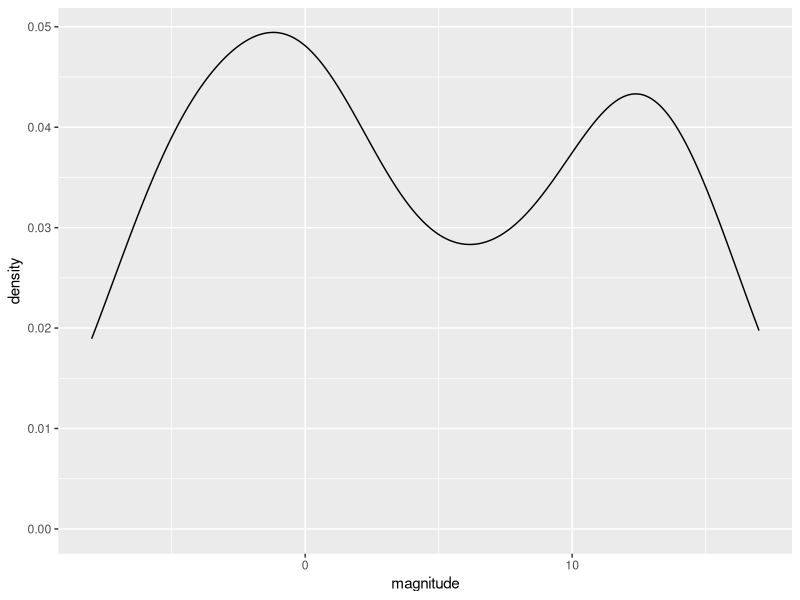
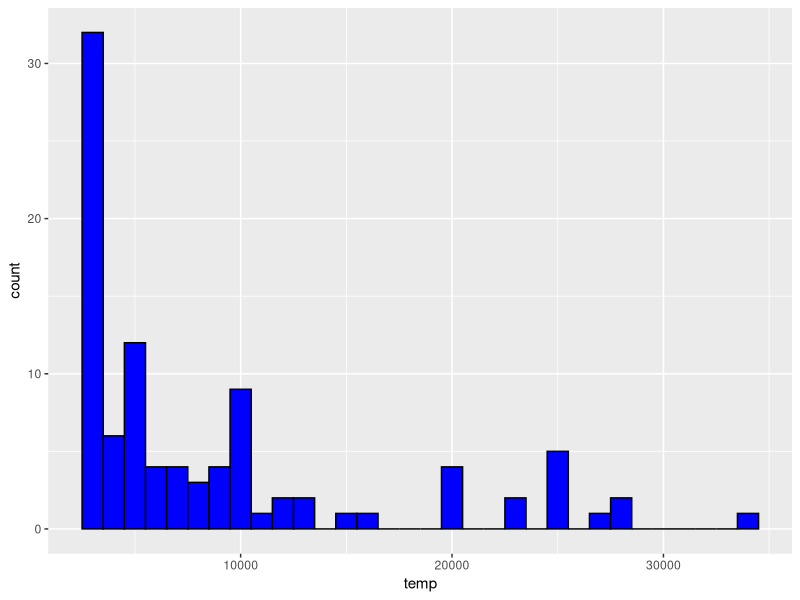
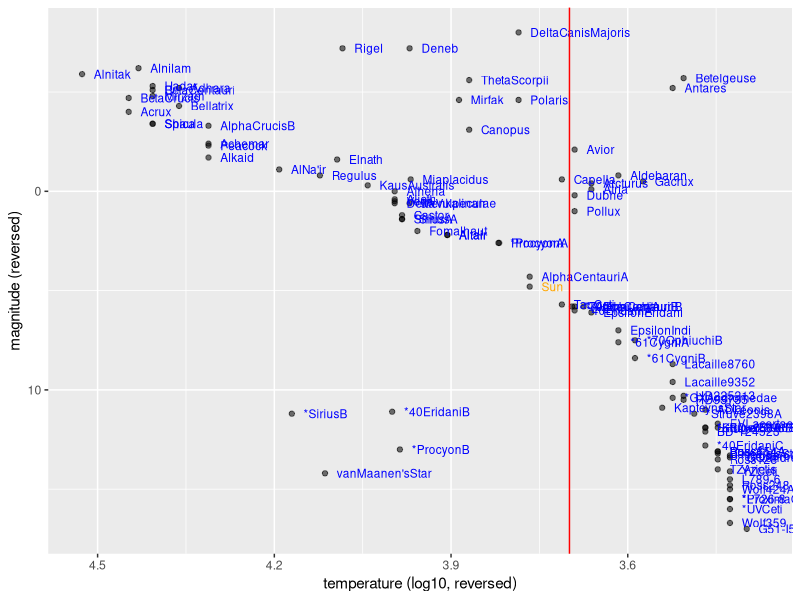
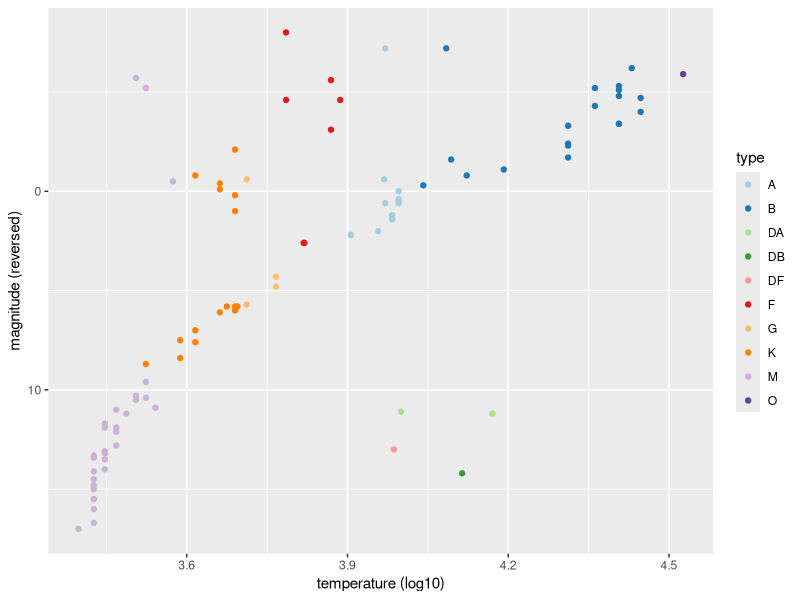

Reproduce these figures in R, in order.
library(tidyverse)
library(dslabs)
library(RColorBrewer)
data(stars)
options(digits = 3)   # report 3 significant digits

stars %>%
  summarise(mean_mag=mean(magnitude), stddev_mag=sd(magnitude))

stars %>%
  ggplot(aes(magnitude)) +
  geom_density()

stars %>%
  ggplot(aes(temp)) +
  geom_histogram(binwidth = 1000, fill = "blue", col = "black") 

starslog10 <- stars %>%
  mutate(templog10=log10(temp), is_sun=star=="Sun")

starslog10 %>%
  ggplot(aes(templog10, magnitude)) +
  geom_point(aes(alpha=0.9)) +
  geom_text(nudge_x = 0.02, nudge_y=0.0, size=3, 
            aes(label=star, hjust="left", color=is_sun)) +
  geom_vline(xintercept = log(5000, 10), color="red") +
  scale_y_reverse() +  
  scale_x_reverse() +
  xlab("temperature (log10, reversed)") +
  ylab("magnitude (reversed)") +
  theme(legend.position = "none") +
  scale_colour_manual(values = c("blue", "orange"))

starslog10 %>%
  ggplot(aes(templog10, magnitude)) +
  geom_point(aes(color=type)) +
  scale_y_reverse() +  
  xlab("temperature (log10)") +
  ylab("magnitude (reversed)") +
  scale_colour_brewer(palette = "Paired")
